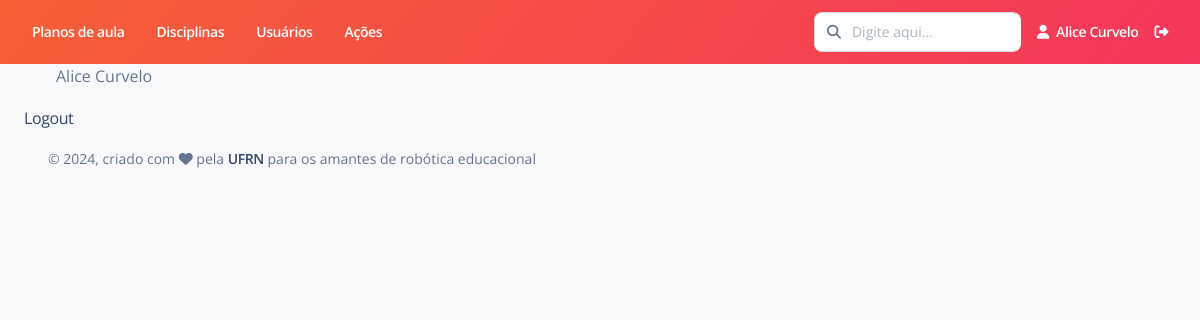
Before: /usuario/listar-ativos/ (signed in) with the older database file.
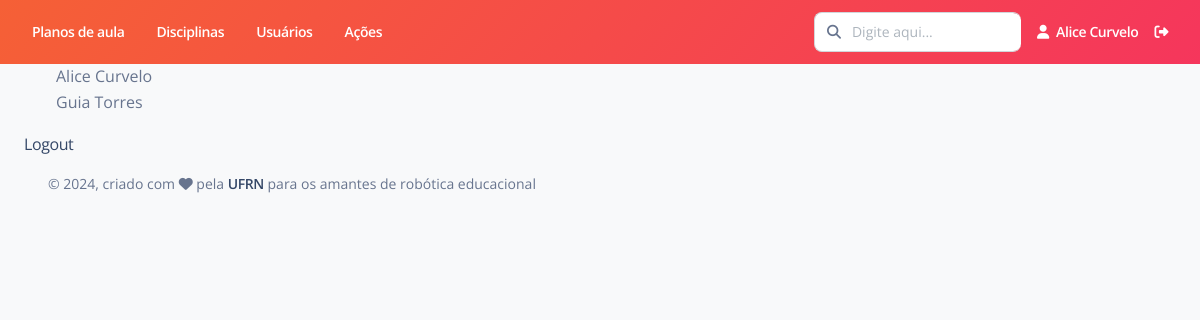
After: the same page with the newer database file.
### Usuario/models.py (models this page shows)
class Usuario(User):
    cidade = models.CharField(max_length=100, verbose_name='Cidade')
    estado = models.CharField(max_length=100, verbose_name='Estado')
    avatar = models.ImageField(upload_to='profile-pic/', default='profile-pic/default.jpeg')
    interesses = models.ManyToManyField('Disciplina.Disciplina', through='Interesses')
    def __str__(self):
        return self.first_name + " " + self.last_name
    class Meta:
        ordering = ['first_name', 'last_name']
        verbose_name = "Usuário"
        verbose_name_plural = "Usuários"

### Usuario/views.py (the view)
# urls.py: path('listar-ativos/', views.listar_ativos, name='listar_ativos'),
@login_required
def listar_ativos(request):
    lista_usuarios = Usuario.objects.filter(is_active=True)
    informacoes = {
        'lista_usuarios': lista_usuarios,
        'ativos': True
    }
    return render(request, "Usuario/listar.html", informacoes)

### templates/Usuario/listar.html (shortened to what this page needs)
{% extends "Base/base.html" %}
{% block conteudo %}
    {% if not lista_usuarios %}
        <h4>Não há usuários cadastrados.</h4>
    {% else %}
        <ul>
            {% for usuario in lista_usuarios %}
                <li>{{usuario}}</li>
            {% endfor %}
        </ul>
    {% endif %}
    <a href="{% url 'usuario:logout' %}">Logout</a>
{% endblock %}

Changed rows visible on the page:
added Usuario: last_name "Guia Torres"
